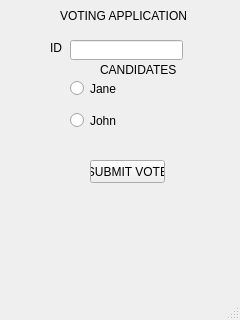
<?xml version="1.0" encoding="UTF-8"?>
<ui version="4.0">
 <class>MainWindow</class>
 <widget class="QMainWindow" name="MainWindow">
  <property name="geometry">
   <rect>
    <x>0</x>
    <y>0</y>
    <width>240</width>
    <height>320</height>
   </rect>
  </property>
  <property name="windowTitle">
   <string>MainWindow</string>
  </property>
  <widget class="QWidget" name="centralwidget">
   <widget class="QLabel" name="lbl_title">
    <property name="geometry">
     <rect>
      <x>60</x>
      <y>0</y>
      <width>131</width>
      <height>31</height>
     </rect>
    </property>
    <property name="text">
     <string>VOTING APPLICATION</string>
    </property>
   </widget>
   <widget class="QLabel" name="lbl_status">
    <property name="geometry">
     <rect>
      <x>70</x>
      <y>240</y>
      <width>91</width>
      <height>20</height>
     </rect>
    </property>
    <property name="text">
     <string/>
    </property>
   </widget>
   <widget class="QLineEdit" name="line_edit_id">
    <property name="geometry">
     <rect>
      <x>70</x>
      <y>40</y>
      <width>113</width>
      <height>20</height>
     </rect>
    </property>
    <property name="text">
     <string/>
    </property>
   </widget>
   <widget class="QPushButton" name="btn_submit_vote">
    <property name="geometry">
     <rect>
      <x>90</x>
      <y>160</y>
      <width>75</width>
      <height>23</height>
     </rect>
    </property>
    <property name="text">
     <string>SUBMIT VOTE</string>
    </property>
   </widget>
   <widget class="QLabel" name="lbl_id">
    <property name="geometry">
     <rect>
      <x>50</x>
      <y>40</y>
      <width>16</width>
      <height>16</height>
     </rect>
    </property>
    <property name="text">
     <string>ID</string>
    </property>
   </widget>
   <widget class="QLabel" name="lbl_candidates">
    <property name="geometry">
     <rect>
      <x>100</x>
      <y>60</y>
      <width>81</width>
      <height>20</height>
     </rect>
    </property>
    <property name="text">
     <string>CANDIDATES</string>
    </property>
   </widget>
   <widget class="QRadioButton" name="radio_john">
    <property name="geometry">
     <rect>
      <x>70</x>
      <y>110</y>
      <width>91</width>
      <height>21</height>
     </rect>
    </property>
    <property name="text">
     <string>John</string>
    </property>
   </widget>
   <widget class="QRadioButton" name="radio_jane">
    <property name="geometry">
     <rect>
      <x>70</x>
      <y>80</y>
      <width>82</width>
      <height>17</height>
     </rect>
    </property>
    <property name="text">
     <string>Jane</string>
    </property>
   </widget>
  </widget>
  <widget class="QMenuBar" name="menubar">
   <property name="geometry">
    <rect>
     <x>0</x>
     <y>0</y>
     <width>240</width>
     <height>21</height>
    </rect>
   </property>
  </widget>
  <widget class="QStatusBar" name="statusbar"/>
 </widget>
 <resources/>
 <connections/>
</ui>
